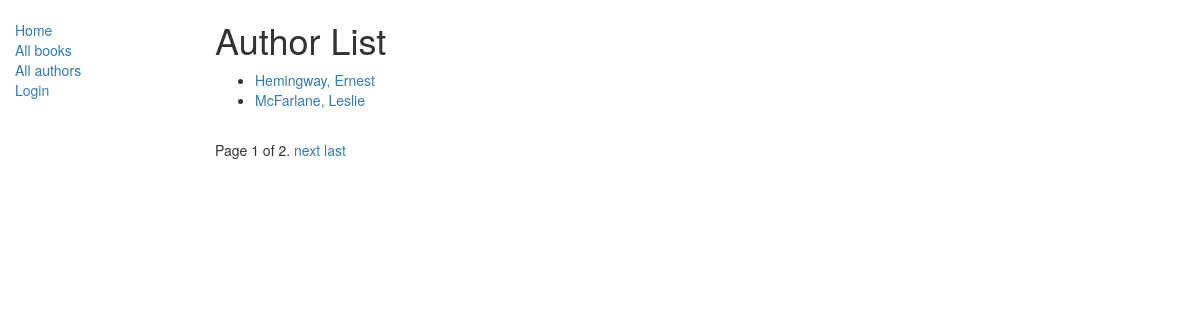
The app's page /catalog/authors/, older data.
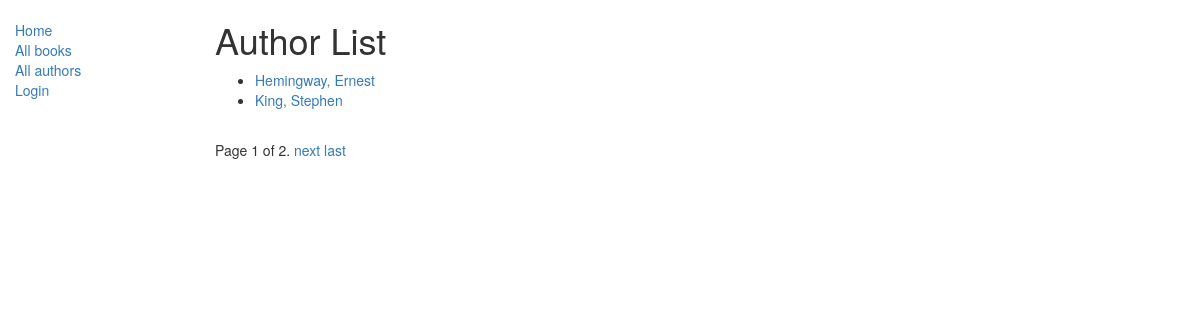
The same page, newer data.
### catalog/models.py (models this page shows, shortened)
class Author(models.Model):
	first_name = models.CharField(max_length=100)
	last_name = models.CharField(max_length=100)
	date_of_birth = models.DateField(null=True, blank=True)
	date_of_death = models.DateField('Died', null=True, blank=True)
	class Meta:
		ordering = ["last_name"]
	def get_absolute_url(self):
		return reverse('author-detail', args=[str(self.id)])

### catalog/views.py (the view)
# urls.py: path('authors/', views.AuthorListView.as_view(), name='authors'),
class AuthorListView(generic.ListView):
	model = Author
	paginate_by = 2

### catalog/templates/catalog/author_list.html (shortened to what this page needs)
{% extends "base_generic.html" %}
{% block content %}
	<h1>Author List</h1>
	{% if author_list %}
		<ul>
			{% for author in author_list %}
				<li>
					<a href="{{ author.get_absolute_url }}">{{ author.last_name }}, {{ author.first_name }}</a>
				</li>
			{% endfor %}
		</ul>
	{% else %}
		<p>There are no books in the library.</p>
	{% endif %}
{% endblock %}

### catalog/templates/base_generic.html (shortened to what this page needs)
<!DOCTYPE html>
<html lang="en">
<head>
	<link rel="stylesheet" href="https://maxcdn.bootstrapcdn.com/bootstrap/3.3.7/css/bootstrap.min.css">
	{% load static %}
	<link rel="stylesheet" href="{% static 'css/styles.css' %}">
</head>
<body>
  <div class="container-fluid">
    <div class="row">
      <div class="col-sm-2">
      {% block sidebar %}
      <ul class="sidebar-nav">
          <li><a href="{% url 'index' %}">Home</a></li>
          <li><a href="{% url 'books' %}">All books</a></li>
          <li><a href="{% url 'authors' %}">All authors</a></li>
        {% if user.is_authenticated %}
          <li><a href="{% url 'logout'%}?next={{request.path}}">Logout</a></li>
        {% else %}
          <li><a href="{% url 'login'%}?next={{request.path}}">Login</a></li>
        {% endif%}
      </ul>
     {% endblock %}
      </div>
      <div class="col-sm-10 ">
      {% block content %}{% endblock %}
      {% block pagination %}
        {% if is_paginated %}
          <div class="pagination" style="display: inline-block;">
            <span class="page-links">
              <span style="display: inline-block;" class="page-current">
                <p> Page {{ page_obj.number }} of {{ page_obj.paginator.num_pages }}. </p>
              </span>
              {% if page_obj.has_next %}
                <a style="display: inline-block;" href="{{ request.path }}?page={{ page_obj.next_page_number }}">next</a>
                <a style="display: inline-block;" href="{{ request.path }}?page={{ page_obj.paginator.num_pages }}">last</a>
              {% endif %}
            </span>
          </div>
        {% endif %}
      {% endblock %}
      </div>
    </div>
  </div>
</body>
</html>

### catalog/static/css/styles.css (style rules this page uses)
.sidebar-nav { margin-top: 20px; padding: 0px; list-style: none; }

Row changes from the older to the newer data that the page shows:
no longer on this page (row unchanged): Author: last_name "McFarlane", first_name "Leslie"
added Author: last_name "King", first_name "Stephen"
